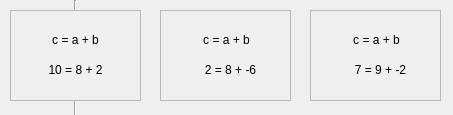
<?xml version="1.0" encoding="UTF-8"?>
<ui version="4.0">
 <class>Form</class>
 <widget class="QWidget" name="Form">
  <property name="geometry">
   <rect>
    <x>0</x>
    <y>0</y>
    <width>453</width>
    <height>115</height>
   </rect>
  </property>
  <property name="windowTitle">
   <string>Form</string>
  </property>
  <widget class="QFrame" name="frame">
   <property name="geometry">
    <rect>
     <x>10</x>
     <y>10</y>
     <width>131</width>
     <height>91</height>
    </rect>
   </property>
   <property name="autoFillBackground">
    <bool>true</bool>
   </property>
   <property name="frameShape">
    <enum>QFrame::StyledPanel</enum>
   </property>
   <property name="frameShadow">
    <enum>QFrame::Raised</enum>
   </property>
   <widget class="QLabel" name="label">
    <property name="geometry">
     <rect>
      <x>5</x>
      <y>20</y>
      <width>121</width>
      <height>20</height>
     </rect>
    </property>
    <property name="text">
     <string>c = a + b</string>
    </property>
    <property name="alignment">
     <set>Qt::AlignCenter</set>
    </property>
   </widget>
   <widget class="QLabel" name="label_2">
    <property name="geometry">
     <rect>
      <x>5</x>
      <y>50</y>
      <width>121</width>
      <height>20</height>
     </rect>
    </property>
    <property name="text">
     <string>10 = 8 + 2</string>
    </property>
    <property name="alignment">
     <set>Qt::AlignCenter</set>
    </property>
   </widget>
  </widget>
  <widget class="QFrame" name="frame_2">
   <property name="geometry">
    <rect>
     <x>310</x>
     <y>10</y>
     <width>131</width>
     <height>91</height>
    </rect>
   </property>
   <property name="frameShape">
    <enum>QFrame::StyledPanel</enum>
   </property>
   <property name="frameShadow">
    <enum>QFrame::Raised</enum>
   </property>
   <widget class="QLabel" name="label_3">
    <property name="geometry">
     <rect>
      <x>6</x>
      <y>20</y>
      <width>121</width>
      <height>20</height>
     </rect>
    </property>
    <property name="text">
     <string>c = a + b</string>
    </property>
    <property name="alignment">
     <set>Qt::AlignCenter</set>
    </property>
   </widget>
   <widget class="QLabel" name="label_4">
    <property name="geometry">
     <rect>
      <x>10</x>
      <y>50</y>
      <width>121</width>
      <height>20</height>
     </rect>
    </property>
    <property name="text">
     <string>7 = 9 + -2</string>
    </property>
    <property name="alignment">
     <set>Qt::AlignCenter</set>
    </property>
   </widget>
  </widget>
  <widget class="QFrame" name="frame_3">
   <property name="geometry">
    <rect>
     <x>160</x>
     <y>10</y>
     <width>131</width>
     <height>91</height>
    </rect>
   </property>
   <property name="frameShape">
    <enum>QFrame::StyledPanel</enum>
   </property>
   <property name="frameShadow">
    <enum>QFrame::Raised</enum>
   </property>
   <widget class="QLabel" name="label_5">
    <property name="geometry">
     <rect>
      <x>6</x>
      <y>20</y>
      <width>121</width>
      <height>20</height>
     </rect>
    </property>
    <property name="text">
     <string>c = a + b</string>
    </property>
    <property name="alignment">
     <set>Qt::AlignCenter</set>
    </property>
   </widget>
   <widget class="QLabel" name="label_6">
    <property name="geometry">
     <rect>
      <x>10</x>
      <y>50</y>
      <width>121</width>
      <height>20</height>
     </rect>
    </property>
    <property name="text">
     <string>2 = 8 + -6</string>
    </property>
    <property name="alignment">
     <set>Qt::AlignCenter</set>
    </property>
   </widget>
  </widget>
  <widget class="Line" name="line">
   <property name="geometry">
    <rect>
     <x>60</x>
     <y>0</y>
     <width>31</width>
     <height>131</height>
    </rect>
   </property>
   <property name="styleSheet">
    <string notr="true">z</string>
   </property>
   <property name="orientation">
    <enum>Qt::Vertical</enum>
   </property>
  </widget>
  <zorder>frame_2</zorder>
  <zorder>frame_3</zorder>
  <zorder>line</zorder>
  <zorder>frame</zorder>
 </widget>
 <resources/>
 <connections/>
</ui>
